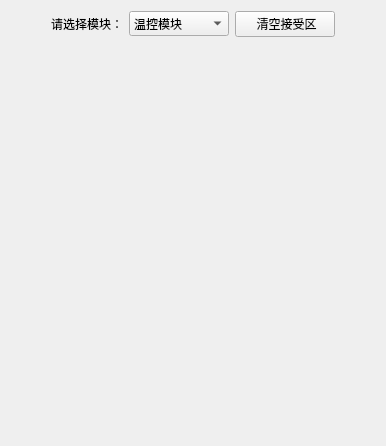
      <widget class="QWidget" name="tab">
       <attribute name="title">
        <string>MainTab</string>
       </attribute>
       <layout class="QGridLayout" name="gridLayout_6">
        <item row="0" column="0">
         <layout class="QHBoxLayout" name="horizontalLayout_15">
          <item>
           <spacer name="horizontalSpacer_6">
            <property name="orientation">
             <enum>Qt::Horizontal</enum>
            </property>
            <property name="sizeHint" stdset="0">
             <size>
              <width>40</width>
              <height>20</height>
             </size>
            </property>
           </spacer>
          </item>
          <item>
           <widget class="QLabel" name="label_23">
            <property name="text">
             <string>请选择模块：</string>
            </property>
           </widget>
          </item>
          <item>
           <widget class="QComboBox" name="comboBox_Module">
            <property name="minimumSize">
             <size>
              <width>100</width>
              <height>25</height>
             </size>
            </property>
            <item>
             <property name="text">
              <string>温控模块</string>
             </property>
            </item>
            <item>
             <property name="text">
              <string>荧光模块</string>
             </property>
            </item>
            <item>
             <property name="text">
              <string>主控模块</string>
             </property>
            </item>
            <item>
             <property name="text">
              <string>系统调试</string>
             </property>
            </item>
           </widget>
          </item>
          <item>
           <widget class="QPushButton" name="Btn_clear_get">
            <property name="minimumSize">
             <size>
              <width>100</width>
              <height>25</height>
             </size>
            </property>
            <property name="text">
             <string> 清空接受区</string>
            </property>
           </widget>
          </item>
          <item>
           <spacer name="horizontalSpacer_7">
            <property name="orientation">
             <enum>Qt::Horizontal</enum>
            </property>
            <property name="sizeHint" stdset="0">
             <size>
              <width>40</width>
              <height>20</height>
             </size>
            </property>
           </spacer>
          </item>
         </layout>
        </item>
        <item row="1" column="0">
         <spacer name="verticalSpacer">
          <property name="orientation">
           <enum>Qt::Vertical</enum>
          </property>
          <property name="sizeHint" stdset="0">
           <size>
            <width>20</width>
            <height>398</height>
           </size>
          </property>
         </spacer>
        </item>
       </layout>
      </widget>
